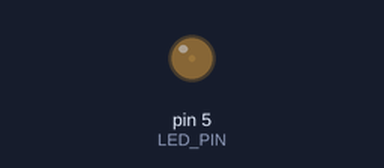
Recording of a sketch running on a simulated Arduino Uno, built with avr-gcc and run on an emulated ATmega328P. Shown: output pins drawn as LEDs (lit = HIGH).

Above: at 0.05 s.
At 0.4 s:
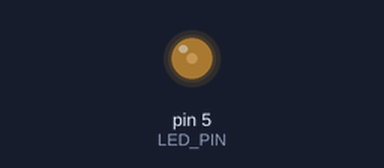
At 0.75 s:
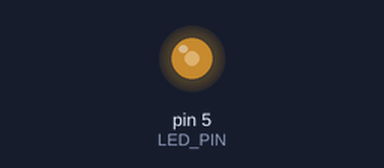
At 1.5 s:
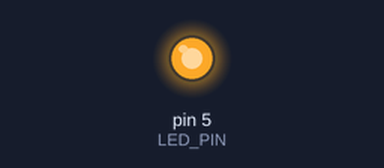
Timing chart, 0 to 3.6 s (numbered marks = the images above):
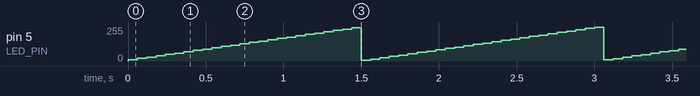

The sketch:

breathing_led.ino
```cpp
char brightness;
int DELAY = 1000;
int LED_PIN = 5;

void setup() {
    pinMode(LED_PIN, OUTPUT);
}


void loop() {
    for (brightness = 10; brightness < 250; brightness += 10) {
        analogWrite(LED_PIN, brightness);
        delay(60);
    }
    for (brightness = 250; brightness<=0; brightness -= 10) {
        analogWrite(LED_PIN, brightness);
        delay(60);
    }
}
```

Measured:
- by itself, pin 5 (LED_PIN): ramps from 0/255 to 254/255 and jumps back, once every 1.6 s
